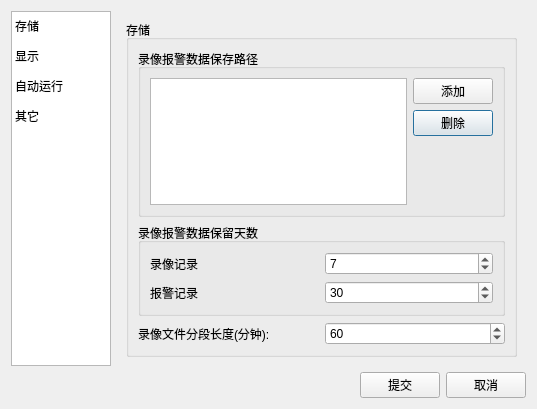
<?xml version="1.0" encoding="UTF-8"?>
<ui version="4.0">
 <class>systemdialog</class>
 <widget class="QDialog" name="systemdialog">
  <property name="geometry">
   <rect>
    <x>0</x>
    <y>0</y>
    <width>537</width>
    <height>408</height>
   </rect>
  </property>
  <property name="sizePolicy">
   <sizepolicy hsizetype="Fixed" vsizetype="Fixed">
    <horstretch>0</horstretch>
    <verstretch>0</verstretch>
   </sizepolicy>
  </property>
  <property name="windowTitle">
   <string>Dialog</string>
  </property>
  <layout class="QVBoxLayout" name="verticalLayout_8">
   <item>
    <layout class="QHBoxLayout" name="horizontalLayout_2">
     <item>
      <widget class="QTableWidget" name="tableWidget">
       <property name="sizePolicy">
        <sizepolicy hsizetype="Fixed" vsizetype="Fixed">
         <horstretch>0</horstretch>
         <verstretch>0</verstretch>
        </sizepolicy>
       </property>
       <property name="maximumSize">
        <size>
         <width>100</width>
         <height>426</height>
        </size>
       </property>
       <property name="gridStyle">
        <enum>Qt::NoPen</enum>
       </property>
       <property name="columnCount">
        <number>1</number>
       </property>
       <attribute name="horizontalHeaderVisible">
        <bool>false</bool>
       </attribute>
       <attribute name="horizontalHeaderStretchLastSection">
        <bool>true</bool>
       </attribute>
       <attribute name="verticalHeaderVisible">
        <bool>false</bool>
       </attribute>
       <row>
        <property name="text">
         <string>存储</string>
        </property>
       </row>
       <row>
        <property name="text">
         <string>显示</string>
        </property>
       </row>
       <row>
        <property name="text">
         <string>New Row</string>
        </property>
       </row>
       <row>
        <property name="text">
         <string>New Row</string>
        </property>
       </row>
       <column/>
       <item row="0" column="0">
        <property name="text">
         <string>存储</string>
        </property>
       </item>
       <item row="1" column="0">
        <property name="text">
         <string>显示</string>
        </property>
       </item>
       <item row="2" column="0">
        <property name="text">
         <string>自动运行</string>
        </property>
       </item>
       <item row="3" column="0">
        <property name="text">
         <string>其它</string>
        </property>
       </item>
      </widget>
     </item>
     <item>
      <widget class="QStackedWidget" name="stackedWidget">
       <property name="sizePolicy">
        <sizepolicy hsizetype="Maximum" vsizetype="Maximum">
         <horstretch>0</horstretch>
         <verstretch>0</verstretch>
        </sizepolicy>
       </property>
       <property name="maximumSize">
        <size>
         <width>411</width>
         <height>355</height>
        </size>
       </property>
       <property name="currentIndex">
        <number>0</number>
       </property>
       <widget class="QWidget" name="page">
        <layout class="QVBoxLayout" name="verticalLayout">
         <item>
          <widget class="QGroupBox" name="store_gbox">
           <property name="title">
            <string>存储</string>
           </property>
           <layout class="QVBoxLayout" name="verticalLayout_2">
            <item>
             <widget class="QGroupBox" name="groupBox_2">
              <property name="title">
               <string>录像报警数据保存路径</string>
              </property>
              <layout class="QGridLayout" name="gridLayout">
               <item row="1" column="1">
                <widget class="QPushButton" name="store_del">
                 <property name="text">
                  <string>删除</string>
                 </property>
                </widget>
               </item>
               <item row="0" column="1">
                <widget class="QPushButton" name="store_add">
                 <property name="text">
                  <string>添加</string>
                 </property>
                </widget>
               </item>
               <item row="2" column="1">
                <spacer name="verticalSpacer">
                 <property name="orientation">
                  <enum>Qt::Vertical</enum>
                 </property>
                 <property name="sizeHint" stdset="0">
                  <size>
                   <width>20</width>
                   <height>40</height>
                  </size>
                 </property>
                </spacer>
               </item>
               <item row="0" column="0" rowspan="3">
                <widget class="QTreeWidget" name="treeWidget">
                 <property name="editTriggers">
                  <set>QAbstractItemView::NoEditTriggers</set>
                 </property>
                 <attribute name="headerVisible">
                  <bool>false</bool>
                 </attribute>
                 <column>
                  <property name="text">
                   <string notr="true">1</string>
                  </property>
                 </column>
                </widget>
               </item>
              </layout>
             </widget>
            </item>
            <item>
             <widget class="QGroupBox" name="groupBox_3">
              <property name="title">
               <string>录像报警数据保留天数</string>
              </property>
              <layout class="QGridLayout" name="gridLayout_2">
               <item row="1" column="1">
                <widget class="QSpinBox" name="store_alarm">
                 <property name="value">
                  <number>30</number>
                 </property>
                </widget>
               </item>
               <item row="0" column="1">
                <widget class="QSpinBox" name="store_record">
                 <property name="value">
                  <number>7</number>
                 </property>
                </widget>
               </item>
               <item row="0" column="0">
                <widget class="QLabel" name="label">
                 <property name="text">
                  <string>录像记录</string>
                 </property>
                </widget>
               </item>
               <item row="1" column="0">
                <widget class="QLabel" name="label_2">
                 <property name="text">
                  <string>报警记录</string>
                 </property>
                </widget>
               </item>
              </layout>
             </widget>
            </item>
            <item>
             <layout class="QHBoxLayout" name="horizontalLayout_3">
              <item>
               <widget class="QLabel" name="label_3">
                <property name="text">
                 <string>录像文件分段长度(分钟):</string>
                </property>
               </widget>
              </item>
              <item>
               <widget class="QSpinBox" name="store_len">
                <property name="value">
                 <number>60</number>
                </property>
               </widget>
              </item>
             </layout>
            </item>
           </layout>
          </widget>
         </item>
        </layout>
       </widget>
       <widget class="QWidget" name="page_4">
        <layout class="QHBoxLayout" name="horizontalLayout_7">
         <item>
          <widget class="QGroupBox" name="groupBox">
           <property name="title">
            <string>自动运行</string>
           </property>
           <layout class="QVBoxLayout" name="verticalLayout_6">
            <item>
             <widget class="QCheckBox" name="auto_chkautorun">
              <property name="text">
               <string>系统启动时自动运行程序</string>
              </property>
             </widget>
            </item>
            <item>
             <widget class="QGroupBox" name="groupBox_5">
              <property name="title">
               <string>自动使用下面操作员</string>
              </property>
              <layout class="QVBoxLayout" name="verticalLayout_5">
               <item>
                <layout class="QHBoxLayout" name="horizontalLayout_8">
                 <item>
                  <widget class="QLabel" name="label_4">
                   <property name="text">
                    <string>操作员:</string>
                   </property>
                  </widget>
                 </item>
                 <item>
                  <widget class="QLineEdit" name="auto_edtuser">
                   <property name="enabled">
                    <bool>false</bool>
                   </property>
                  </widget>
                 </item>
                 <item>
                  <spacer name="horizontalSpacer_4">
                   <property name="orientation">
                    <enum>Qt::Horizontal</enum>
                   </property>
                   <property name="sizeHint" stdset="0">
                    <size>
                     <width>40</width>
                     <height>20</height>
                    </size>
                   </property>
                  </spacer>
                 </item>
                </layout>
               </item>
               <item>
                <layout class="QHBoxLayout" name="horizontalLayout_9">
                 <item>
                  <widget class="QLabel" name="label_5">
                   <property name="text">
                    <string>密码:</string>
                   </property>
                  </widget>
                 </item>
                 <item>
                  <widget class="QLineEdit" name="auto_edtpass">
                   <property name="enabled">
                    <bool>false</bool>
                   </property>
                  </widget>
                 </item>
                 <item>
                  <spacer name="horizontalSpacer_5">
                   <property name="orientation">
                    <enum>Qt::Horizontal</enum>
                   </property>
                   <property name="sizeHint" stdset="0">
                    <size>
                     <width>40</width>
                     <height>20</height>
                    </size>
                   </property>
                  </spacer>
                 </item>
                </layout>
               </item>
               <item>
                <widget class="QCheckBox" name="auto_chktray">
                 <property name="enabled">
                  <bool>false</bool>
                 </property>
                 <property name="text">
                  <string>程序自动启动后进入系统托盘区</string>
                 </property>
                </widget>
               </item>
              </layout>
             </widget>
            </item>
            <item>
             <widget class="QCheckBox" name="auto_chkconnect">
              <property name="text">
               <string>程序启动时自动连接所有摄像机</string>
              </property>
             </widget>
            </item>
            <item>
             <spacer name="verticalSpacer_2">
              <property name="orientation">
               <enum>Qt::Vertical</enum>
              </property>
              <property name="sizeHint" stdset="0">
               <size>
                <width>20</width>
                <height>40</height>
               </size>
              </property>
             </spacer>
            </item>
           </layout>
          </widget>
         </item>
        </layout>
       </widget>
       <widget class="QWidget" name="page_5">
        <layout class="QHBoxLayout" name="horizontalLayout_10">
         <item>
          <widget class="QGroupBox" name="groupBox_6">
           <property name="title">
            <string>其它</string>
           </property>
           <layout class="QVBoxLayout" name="verticalLayout_7">
            <item>
             <layout class="QHBoxLayout" name="horizontalLayout_13">
              <item>
               <widget class="QLabel" name="label_6">
                <property name="text">
                 <string>服务器地址</string>
                </property>
               </widget>
              </item>
              <item>
               <widget class="QLineEdit" name="other_edtproxy"/>
              </item>
              <item>
               <spacer name="horizontalSpacer_6">
                <property name="orientation">
                 <enum>Qt::Horizontal</enum>
                </property>
                <property name="sizeHint" stdset="0">
                 <size>
                  <width>40</width>
                  <height>20</height>
                 </size>
                </property>
               </spacer>
              </item>
             </layout>
            </item>
            <item>
             <layout class="QHBoxLayout" name="horizontalLayout_11">
              <item>
               <widget class="QLabel" name="label_7">
                <property name="text">
                 <string>自动翻页时间间隔(秒):</string>
                </property>
               </widget>
              </item>
              <item>
               <widget class="QSpinBox" name="other_sboxpage">
                <property name="value">
                 <number>10</number>
                </property>
               </widget>
              </item>
              <item>
               <spacer name="horizontalSpacer_7">
                <property name="orientation">
                 <enum>Qt::Horizontal</enum>
                </property>
                <property name="sizeHint" stdset="0">
                 <size>
                  <width>40</width>
                  <height>20</height>
                 </size>
                </property>
               </spacer>
              </item>
             </layout>
            </item>
            <item>
             <layout class="QHBoxLayout" name="horizontalLayout_12">
              <item>
               <widget class="QLabel" name="label_8">
                <property name="text">
                 <string>摄像机丢失图像后多少时间触发报警(秒)</string>
                </property>
               </widget>
              </item>
              <item>
               <widget class="QSpinBox" name="other_sboxalarm">
                <property name="value">
                 <number>60</number>
                </property>
               </widget>
              </item>
              <item>
               <spacer name="horizontalSpacer_8">
                <property name="orientation">
                 <enum>Qt::Horizontal</enum>
                </property>
                <property name="sizeHint" stdset="0">
                 <size>
                  <width>40</width>
                  <height>20</height>
                 </size>
                </property>
               </spacer>
              </item>
             </layout>
            </item>
            <item>
             <widget class="QCheckBox" name="other_chklosesnd">
              <property name="text">
               <string>图像丢失后进行声音报警</string>
              </property>
              <property name="checked">
               <bool>true</bool>
              </property>
             </widget>
            </item>
            <item>
             <widget class="QCheckBox" name="other_chkupdate">
              <property name="text">
               <string>启动时检测是否有新版本</string>
              </property>
              <property name="checked">
               <bool>true</bool>
              </property>
             </widget>
            </item>
            <item>
             <spacer name="verticalSpacer_3">
              <property name="orientation">
               <enum>Qt::Vertical</enum>
              </property>
              <property name="sizeHint" stdset="0">
               <size>
                <width>20</width>
                <height>40</height>
               </size>
              </property>
             </spacer>
            </item>
           </layout>
          </widget>
         </item>
        </layout>
       </widget>
       <widget class="QWidget" name="page_3">
        <layout class="QHBoxLayout" name="horizontalLayout_4">
         <item>
          <widget class="QGroupBox" name="view_gbox">
           <property name="sizePolicy">
            <sizepolicy hsizetype="Preferred" vsizetype="Fixed">
             <horstretch>0</horstretch>
             <verstretch>0</verstretch>
            </sizepolicy>
           </property>
           <property name="title">
            <string>显示</string>
           </property>
           <layout class="QVBoxLayout" name="verticalLayout_4">
            <item>
             <widget class="QGroupBox" name="groupBox_4">
              <property name="sizePolicy">
               <sizepolicy hsizetype="Preferred" vsizetype="Minimum">
                <horstretch>0</horstretch>
                <verstretch>0</verstretch>
               </sizepolicy>
              </property>
              <property name="minimumSize">
               <size>
                <width>0</width>
                <height>211</height>
               </size>
              </property>
              <property name="maximumSize">
               <size>
                <width>16777215</width>
                <height>211</height>
               </size>
              </property>
              <property name="title">
               <string>视频上显示的内容</string>
              </property>
              <layout class="QVBoxLayout" name="verticalLayout_3">
               <item>
                <widget class="QCheckBox" name="view_cname">
                 <property name="text">
                  <string>显示摄像机名称</string>
                 </property>
                </widget>
               </item>
               <item>
                <widget class="QCheckBox" name="view_timstamp">
                 <property name="text">
                  <string>显示时间戳</string>
                 </property>
                 <property name="checked">
                  <bool>true</bool>
                 </property>
                </widget>
               </item>
               <item>
                <layout class="QHBoxLayout" name="horizontalLayout_5">
                 <item>
                  <widget class="QPushButton" name="view_btnfont">
                   <property name="maximumSize">
                    <size>
                     <width>16777215</width>
                     <height>25</height>
                    </size>
                   </property>
                   <property name="text">
                    <string>字体</string>
                   </property>
                  </widget>
                 </item>
                 <item>
                  <widget class="QLineEdit" name="view_edtfont">
                   <property name="enabled">
                    <bool>false</bool>
                   </property>
                   <property name="sizePolicy">
                    <sizepolicy hsizetype="Expanding" vsizetype="Fixed">
                     <horstretch>0</horstretch>
                     <verstretch>0</verstretch>
                    </sizepolicy>
                   </property>
                   <property name="minimumSize">
                    <size>
                     <width>90</width>
                     <height>90</height>
                    </size>
                   </property>
                   <property name="maximumSize">
                    <size>
                     <width>16777215</width>
                     <height>90</height>
                    </size>
                   </property>
                   <property name="text">
                    <string>字体  </string>
                   </property>
                   <property name="alignment">
                    <set>Qt::AlignCenter</set>
                   </property>
                  </widget>
                 </item>
                </layout>
               </item>
              </layout>
             </widget>
            </item>
            <item>
             <widget class="QCheckBox" name="view_chbtitle">
              <property name="text">
               <string>视频窗口显示标题栏</string>
              </property>
             </widget>
            </item>
            <item>
             <widget class="QCheckBox" name="view_chkstate">
              <property name="text">
               <string>视频窗口显示状态栏</string>
              </property>
              <property name="checked">
               <bool>true</bool>
              </property>
             </widget>
            </item>
            <item>
             <widget class="QCheckBox" name="view_chkfixed">
              <property name="text">
               <string>画面显示保持原始比例</string>
              </property>
              <property name="checked">
               <bool>true</bool>
              </property>
             </widget>
            </item>
            <item>
             <widget class="QCheckBox" name="view_chklow">
              <property name="text">
               <string>平时不显示实时画面，可以降低性能使用</string>
              </property>
             </widget>
            </item>
           </layout>
          </widget>
         </item>
        </layout>
       </widget>
       <widget class="QWidget" name="page_2"/>
      </widget>
     </item>
    </layout>
   </item>
   <item>
    <layout class="QHBoxLayout" name="horizontalLayout_14">
     <item>
      <spacer name="horizontalSpacer_3">
       <property name="orientation">
        <enum>Qt::Horizontal</enum>
       </property>
       <property name="sizeHint" stdset="0">
        <size>
         <width>40</width>
         <height>20</height>
        </size>
       </property>
      </spacer>
     </item>
     <item>
      <widget class="QPushButton" name="pushButton_3">
       <property name="text">
        <string>提交</string>
       </property>
      </widget>
     </item>
     <item>
      <widget class="QPushButton" name="pushButton_4">
       <property name="text">
        <string>取消</string>
       </property>
      </widget>
     </item>
    </layout>
   </item>
  </layout>
 </widget>
 <tabstops>
  <tabstop>tableWidget</tabstop>
  <tabstop>store_add</tabstop>
  <tabstop>store_del</tabstop>
  <tabstop>store_record</tabstop>
  <tabstop>store_alarm</tabstop>
  <tabstop>store_len</tabstop>
  <tabstop>auto_chkautorun</tabstop>
  <tabstop>auto_edtuser</tabstop>
  <tabstop>auto_edtpass</tabstop>
  <tabstop>auto_chktray</tabstop>
  <tabstop>auto_chkconnect</tabstop>
  <tabstop>other_edtproxy</tabstop>
  <tabstop>other_sboxpage</tabstop>
  <tabstop>other_sboxalarm</tabstop>
  <tabstop>other_chklosesnd</tabstop>
  <tabstop>other_chkupdate</tabstop>
  <tabstop>view_cname</tabstop>
  <tabstop>view_timstamp</tabstop>
  <tabstop>view_edtfont</tabstop>
  <tabstop>view_btnfont</tabstop>
  <tabstop>view_chbtitle</tabstop>
  <tabstop>view_chkstate</tabstop>
  <tabstop>view_chkfixed</tabstop>
  <tabstop>view_chklow</tabstop>
  <tabstop>pushButton_3</tabstop>
  <tabstop>pushButton_4</tabstop>
 </tabstops>
 <resources/>
 <connections>
  <connection>
   <sender>pushButton_3</sender>
   <signal>clicked()</signal>
   <receiver>systemdialog</receiver>
   <slot>accept()</slot>
   <hints>
    <hint type="sourcelabel">
     <x>443</x>
     <y>397</y>
    </hint>
    <hint type="destinationlabel">
     <x>406</x>
     <y>505</y>
    </hint>
   </hints>
  </connection>
  <connection>
   <sender>pushButton_4</sender>
   <signal>clicked()</signal>
   <receiver>systemdialog</receiver>
   <slot>reject()</slot>
   <hints>
    <hint type="sourcelabel">
     <x>526</x>
     <y>397</y>
    </hint>
    <hint type="destinationlabel">
     <x>503</x>
     <y>529</y>
    </hint>
   </hints>
  </connection>
 </connections>
</ui>
